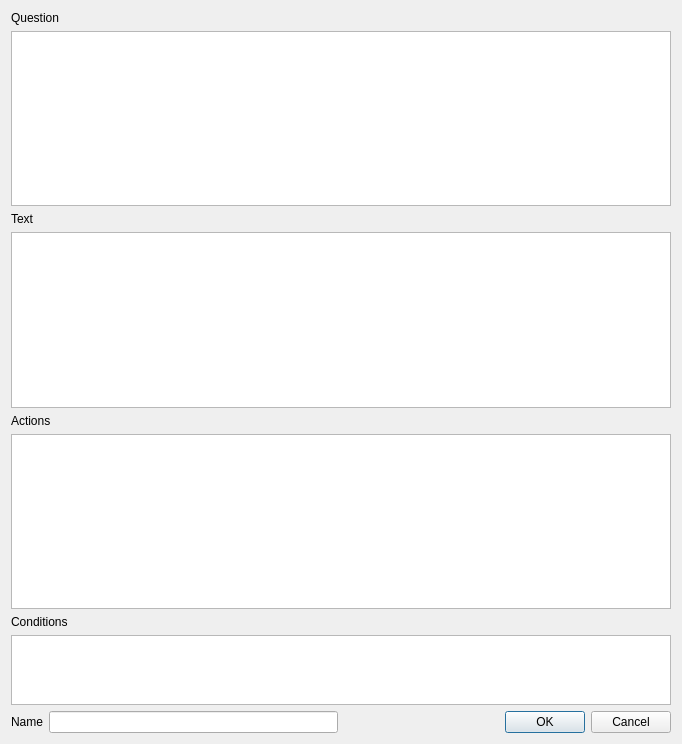
<?xml version="1.0" encoding="UTF-8"?>
<ui version="4.0">
 <class>EdgeDialog</class>
 <widget class="QDialog" name="EdgeDialog">
  <property name="geometry">
   <rect>
    <x>0</x>
    <y>0</y>
    <width>682</width>
    <height>744</height>
   </rect>
  </property>
  <property name="sizePolicy">
   <sizepolicy hsizetype="Maximum" vsizetype="Maximum">
    <horstretch>0</horstretch>
    <verstretch>0</verstretch>
   </sizepolicy>
  </property>
  <property name="minimumSize">
   <size>
    <width>682</width>
    <height>0</height>
   </size>
  </property>
  <property name="maximumSize">
   <size>
    <width>682</width>
    <height>16777215</height>
   </size>
  </property>
  <property name="windowTitle">
   <string>Edit path</string>
  </property>
  <layout class="QVBoxLayout" name="verticalLayout_3">
   <item>
    <layout class="QVBoxLayout" name="verticalLayout_2">
     <property name="sizeConstraint">
      <enum>QLayout::SetNoConstraint</enum>
     </property>
     <item>
      <widget class="QLabel" name="label_4">
       <property name="text">
        <string>Question</string>
       </property>
      </widget>
     </item>
     <item>
      <layout class="QVBoxLayout" name="verticalLayout">
       <item>
        <widget class="QTextEdit" name="questionEdit"/>
       </item>
       <item>
        <widget class="QLabel" name="label_5">
         <property name="text">
          <string>Text</string>
         </property>
        </widget>
       </item>
       <item>
        <widget class="QTextEdit" name="textEdit"/>
       </item>
       <item>
        <widget class="QLabel" name="label">
         <property name="text">
          <string>Actions</string>
         </property>
        </widget>
       </item>
       <item>
        <widget class="ScriptEdit" name="actionsEdit">
         <property name="font">
          <font>
           <family>Monospace</family>
           <pointsize>11</pointsize>
          </font>
         </property>
         <property name="tabStopWidth">
          <number>40</number>
         </property>
        </widget>
       </item>
       <item>
        <widget class="QLabel" name="label_3">
         <property name="text">
          <string>Conditions</string>
         </property>
        </widget>
       </item>
       <item>
        <widget class="ScriptEdit" name="conditionsEdit">
         <property name="sizePolicy">
          <sizepolicy hsizetype="Expanding" vsizetype="Expanding">
           <horstretch>0</horstretch>
           <verstretch>50</verstretch>
          </sizepolicy>
         </property>
        </widget>
       </item>
      </layout>
     </item>
     <item>
      <layout class="QHBoxLayout" name="horizontalLayout_2">
       <property name="sizeConstraint">
        <enum>QLayout::SetMaximumSize</enum>
       </property>
       <item>
        <layout class="QHBoxLayout" name="horizontalLayout">
         <item>
          <widget class="QLabel" name="label_2">
           <property name="text">
            <string>Name</string>
           </property>
          </widget>
         </item>
         <item>
          <widget class="QLineEdit" name="edgeIdEdit"/>
         </item>
        </layout>
       </item>
       <item>
        <widget class="QDialogButtonBox" name="buttonBox">
         <property name="standardButtons">
          <set>QDialogButtonBox::Cancel|QDialogButtonBox::Ok</set>
         </property>
        </widget>
       </item>
      </layout>
     </item>
    </layout>
   </item>
  </layout>
  <zorder>actionsEdit</zorder>
  <zorder>label</zorder>
  <zorder>conditionsEdit</zorder>
  <zorder>label_3</zorder>
  <zorder>label_4</zorder>
  <zorder>questionEdit</zorder>
  <zorder>textEdit</zorder>
  <zorder>label_5</zorder>
  <zorder>layoutWidget</zorder>
  <zorder></zorder>
 </widget>
 <customwidgets>
  <customwidget>
   <class>ScriptEdit</class>
   <extends>QTextEdit</extends>
   <header location="global">ScriptEdit.h</header>
  </customwidget>
 </customwidgets>
 <resources/>
 <connections>
  <connection>
   <sender>buttonBox</sender>
   <signal>rejected()</signal>
   <receiver>EdgeDialog</receiver>
   <slot>reject()</slot>
   <hints>
    <hint type="sourcelabel">
     <x>501</x>
     <y>420</y>
    </hint>
    <hint type="destinationlabel">
     <x>338</x>
     <y>392</y>
    </hint>
   </hints>
  </connection>
 </connections>
</ui>
